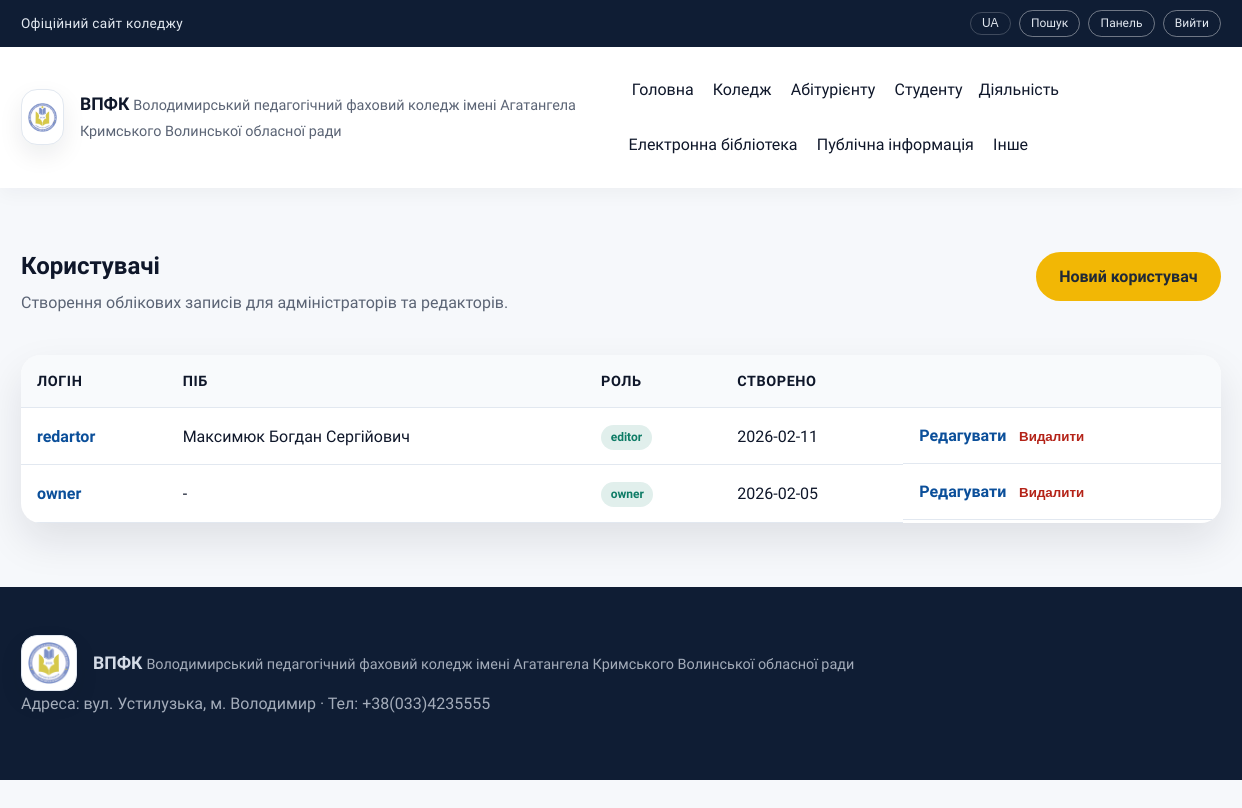
Page /admin/users (signed in) on the committed database.
### tables this page shows
CREATE TABLE menu_items (
          id INTEGER PRIMARY KEY AUTOINCREMENT,
          parent_id INTEGER,
          title TEXT NOT NULL,
          url TEXT NOT NULL,
          sort_order INTEGER NOT NULL DEFAULT 0,
          FOREIGN KEY(parent_id) REFERENCES menu_items(id)
        );

CREATE TABLE users (
          id INTEGER PRIMARY KEY AUTOINCREMENT,
          username TEXT UNIQUE NOT NULL,
          password_hash TEXT NOT NULL,
          role TEXT NOT NULL,
          created_at TEXT NOT NULL
        , last_name TEXT, first_name TEXT, middle_name TEXT, position TEXT, profile_text TEXT);

### app.py (the view)
@app.route("/admin/users")
@role_required("owner", "admin")
def admin_users():
    users = query_db("SELECT * FROM users ORDER BY created_at DESC")
    return render_template("admin/users.html", users=users, active_title="")

### app.py (called while the page is built)
def get_db() -> sqlite3.Connection:
    if "db" not in g:
        conn = sqlite3.connect(DB_PATH)
        conn.row_factory = sqlite3.Row
        g.db = conn
    return g.db

def query_db(query: str, args: tuple = (), one: bool = False):
    db = get_db()
    cursor = db.execute(query, args)
    rows = cursor.fetchall()
    cursor.close()
    if one:
        return rows[0] if rows else None
    return rows

def build_menu_tree(rows: List[sqlite3.Row]) -> List[dict]:
    items: Dict[int, dict] = {}
    roots: List[dict] = []
    for row in rows:
        items[row["id"]] = {
            "id": row["id"],
            "parent_id": row["parent_id"],
            "title": row["title"],
            "url": row["url"],
            "sort_order": row["sort_order"],
            "children": [],
        }
    for item in items.values():
        parent_id = item["parent_id"]
        if parent_id and parent_id in items:
            items[parent_id]["children"].append(item)
        else:
            roots.append(item)
    def sort_items(nodes: List[dict]) -> List[dict]:
        nodes.sort(key=lambda n: (n["sort_order"], n["title"]))
        for node in nodes:
            node["children"] = sort_items(node["children"])
        return nodes
    return sort_items(roots)

def get_menu_tree() -> List[dict]:
    rows = query_db("SELECT * FROM menu_items ORDER BY sort_order, title")
    return build_menu_tree(rows)

@app.context_processor
def inject_globals():
    return {
        "menu_items": get_menu_tree(),
        "current_user": g.get("user"),
    }

@app.before_request
def load_user():
    g.user = None
    user_id = session.get("user_id")
    if user_id:
        user = query_db("SELECT * FROM users WHERE id = ?", (user_id,), one=True)
        if user:
            g.user = user

def role_required(*roles):
    def decorator(view):
        @wraps(view)
        def wrapped(*args, **kwargs):
            if g.user is None:
                return redirect(url_for("login"))
            if g.user["role"] not in roles:
                abort(403)
            return view(*args, **kwargs)
        return wrapped
    return decorator

### templates/admin/users.html (shortened to what this page needs)
{% extends "layout.html" %}
{% block content %}
  <section class="section">
    <div class="container admin-shell">
      <div class="admin-header">
        <div>
          <h1>Користувачі</h1>
          <p>Створення облікових записів для адміністраторів та редакторів.</p>
        </div>
        <a class="btn primary" href="{{ url_for('admin_user_new') }}">Новий користувач</a>
      </div>
      <div class="table-wrap">
        <table class="table admin-table">
          <thead>
            <tr>
              <th>Логін</th>
              <th>ПІБ</th>
              <th>Роль</th>
              <th>Створено</th>
              <th></th>
            </tr>
          </thead>
          <tbody>
            {% for user in users %}
              <tr>
                <td data-label="Логін">
                  <a class="link" href="{{ url_for('user_profile', username=user.username) }}">{{ user.username }}</a>
                </td>
                <td data-label="ПІБ">{{ ((user.last_name or '') ~ ' ' ~ (user.first_name or '') ~ ' ' ~ (user.middle_name or ''))|trim or '-' }}</td>
                <td data-label="Роль"><span class="badge">{{ user.role }}</span></td>
                <td data-label="Створено">{{ user.created_at[:10] }}</td>
                <td class="table-actions" data-label="Дії">
                  <a class="link" href="{{ url_for('admin_user_edit', user_id=user.id) }}">Редагувати</a>
                  <form method="post" action="{{ url_for('admin_user_delete', user_id=user.id) }}">
                    <button class="link danger" type="submit">Видалити</button>
                  </form>
                </td>
              </tr>
            {% else %}
              <tr class="table-empty">
                <td colspan="5">Немає користувачів.</td>
              </tr>
            {% endfor %}
          </tbody>
        </table>
      </div>
    </div>
  </section>
{% endblock %}

### templates/_menu.html (shortened to what this page needs)
{% macro render_menu(items, active_title=None, level=0) %}
  {% for item in items %}
    {% set active_class = "nav-highlight" if item.title == active_title else "" %}
    {% if item.children %}
      <div class="nav-item has-submenu submenu-level-{{ level }}">
        <span class="nav-title {{ active_class }}">{{ item.title }}</span>
      </div>
    {% else %}
      <a href="{{ item.url or '#' }}" class="{{ active_class }}">{{ item.title }}</a>
    {% endif %}
  {% endfor %}
{% endmacro %}

### static/css/styles.css (style rules this page uses)
:root { color-scheme: light; --bg: #f6f8fb; --surface: #ffffff; --surface-2: #eef2f8; --text: #0f172a; --muted: #5b6475; --primary: #0b4f9a; --primary-700: #083b73; --secondary: #0e7c66; --accent: #f2b705; --border: #e2e8f0; --shadow: 0 18px 40px rgba(15, 23, 42, 0.1); --radius-lg: 20px; --radius-md: 14px; --radius-sm: 10px; --container: 1200px; }
*, *::before, *::after { box-sizing: border-box; }
body { margin: 0; font-family: "Source Sans 3", "Inter", "Roboto", "Segoe UI", sans-serif; font-size: 16px; line-height: 1.6; color: var(--text); background: var(--bg); }
a { color: inherit; text-decoration: none; }
h1, h2, h3 { margin: 0 0 0.4em; line-height: 1.2; }
p { margin: 0 0 1rem; color: var(--muted); }
.container { width: min(100% - 2.5rem, var(--container)); margin: 0 auto; }
.section { padding: 4rem 0; }
.site-nav a { padding: 0.4rem 0.2rem; color: var(--text); position: relative; }
.site-nav a::after { content: ""; position: absolute; left: 0; bottom: -0.2rem; width: 0%; height: 2px; background: var(--primary); transition: width 0.3s ease; }
.nav-item { position: relative; display: inline-flex; align-items: center; gap: 0.35rem; }
.nav-title { display: inline-block; cursor: default; user-select: none; }
.btn { display: inline-flex; align-items: center; justify-content: center; padding: 0.7rem 1.4rem; border-radius: 999px; border: 1px solid transparent; font-weight: 600; cursor: pointer; transition: transform 0.2s ease, box-shadow 0.2s ease; }
.btn.primary { background: var(--accent); color: #1f2937; }
.link { color: var(--primary); font-weight: 600; }
.link.danger { color: #b42318; background: transparent; border: none; padding: 0; cursor: pointer; font-weight: 600; }
.admin-shell { display: grid; gap: 1.5rem; }
.admin-header { display: flex; flex-wrap: wrap; align-items: flex-start; justify-content: space-between; gap: 1rem; }
.table-wrap { background: var(--surface); border-radius: var(--radius-lg); box-shadow: var(--shadow); overflow-x: auto; }
.table { width: 100%; border-collapse: collapse; }
.table th, .table td { text-align: left; padding: 0.9rem 1rem; border-bottom: 1px solid var(--border); }
.table th { background: #f8fafc; font-size: 0.9rem; text-transform: uppercase; letter-spacing: 0.04em; }
.table-actions { display: flex; align-items: center; gap: 0.8rem; }
.table-actions form { margin: 0; }
.badge { display: inline-flex; align-items: center; padding: 0.2rem 0.6rem; border-radius: 999px; background: rgba(14, 124, 102, 0.12); color: #0e7c66; font-size: 0.75rem; font-weight: 700; }

### rows in the picture
menu_items: title "Головна"
menu_items: title "Коледж"
menu_items: title "Абітурієнту"
menu_items: title "Студенту"
menu_items: title "Діяльність"
menu_items: title "Електронна бібліотека"
menu_items: title "Публічна інформація"
menu_items: title "Інше"
users: username "redartor", last_name+first_name+middle_name "Максимюк Богдан Сергійович", role "editor", created_at "2026-02-11"
users: username "owner", last_name "-", role "owner", created_at "2026-02-05"
